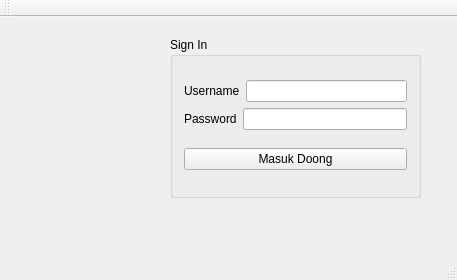
<?xml version="1.0" encoding="UTF-8"?>
<ui version="4.0">
 <class>MainWindow</class>
 <widget class="QMainWindow" name="MainWindow">
  <property name="geometry">
   <rect>
    <x>0</x>
    <y>0</y>
    <width>457</width>
    <height>280</height>
   </rect>
  </property>
  <property name="windowTitle">
   <string>MainWindow</string>
  </property>
  <widget class="QWidget" name="centralWidget">
   <widget class="QGroupBox" name="groupBox">
    <property name="geometry">
     <rect>
      <x>170</x>
      <y>20</y>
      <width>251</width>
      <height>161</height>
     </rect>
    </property>
    <property name="title">
     <string>Sign In</string>
    </property>
    <layout class="QVBoxLayout" name="verticalLayout_2">
     <item>
      <layout class="QVBoxLayout" name="verticalLayout">
       <item>
        <layout class="QHBoxLayout" name="horizontalLayout">
         <item>
          <widget class="QLabel" name="label">
           <property name="text">
            <string>Username</string>
           </property>
          </widget>
         </item>
         <item>
          <widget class="QLineEdit" name="lineEdit_username"/>
         </item>
        </layout>
       </item>
       <item>
        <layout class="QHBoxLayout" name="horizontalLayout_2">
         <item>
          <widget class="QLabel" name="label_2">
           <property name="text">
            <string>Password</string>
           </property>
          </widget>
         </item>
         <item>
          <widget class="QLineEdit" name="lineEdit_password"/>
         </item>
        </layout>
       </item>
      </layout>
     </item>
     <item>
      <widget class="QPushButton" name="pushButton_Login">
       <property name="text">
        <string>Masuk Doong</string>
       </property>
      </widget>
     </item>
    </layout>
   </widget>
   <widget class="QLabel" name="label_pic">
    <property name="geometry">
     <rect>
      <x>10</x>
      <y>20</y>
      <width>131</width>
      <height>151</height>
     </rect>
    </property>
    <property name="text">
     <string/>
    </property>
   </widget>
  </widget>
  <widget class="QMenuBar" name="menuBar">
   <property name="geometry">
    <rect>
     <x>0</x>
     <y>0</y>
     <width>457</width>
     <height>25</height>
    </rect>
   </property>
  </widget>
  <widget class="QToolBar" name="mainToolBar">
   <attribute name="toolBarArea">
    <enum>TopToolBarArea</enum>
   </attribute>
   <attribute name="toolBarBreak">
    <bool>false</bool>
   </attribute>
  </widget>
  <widget class="QStatusBar" name="statusBar"/>
 </widget>
 <layoutdefault spacing="6" margin="11"/>
 <resources/>
 <connections/>
</ui>
